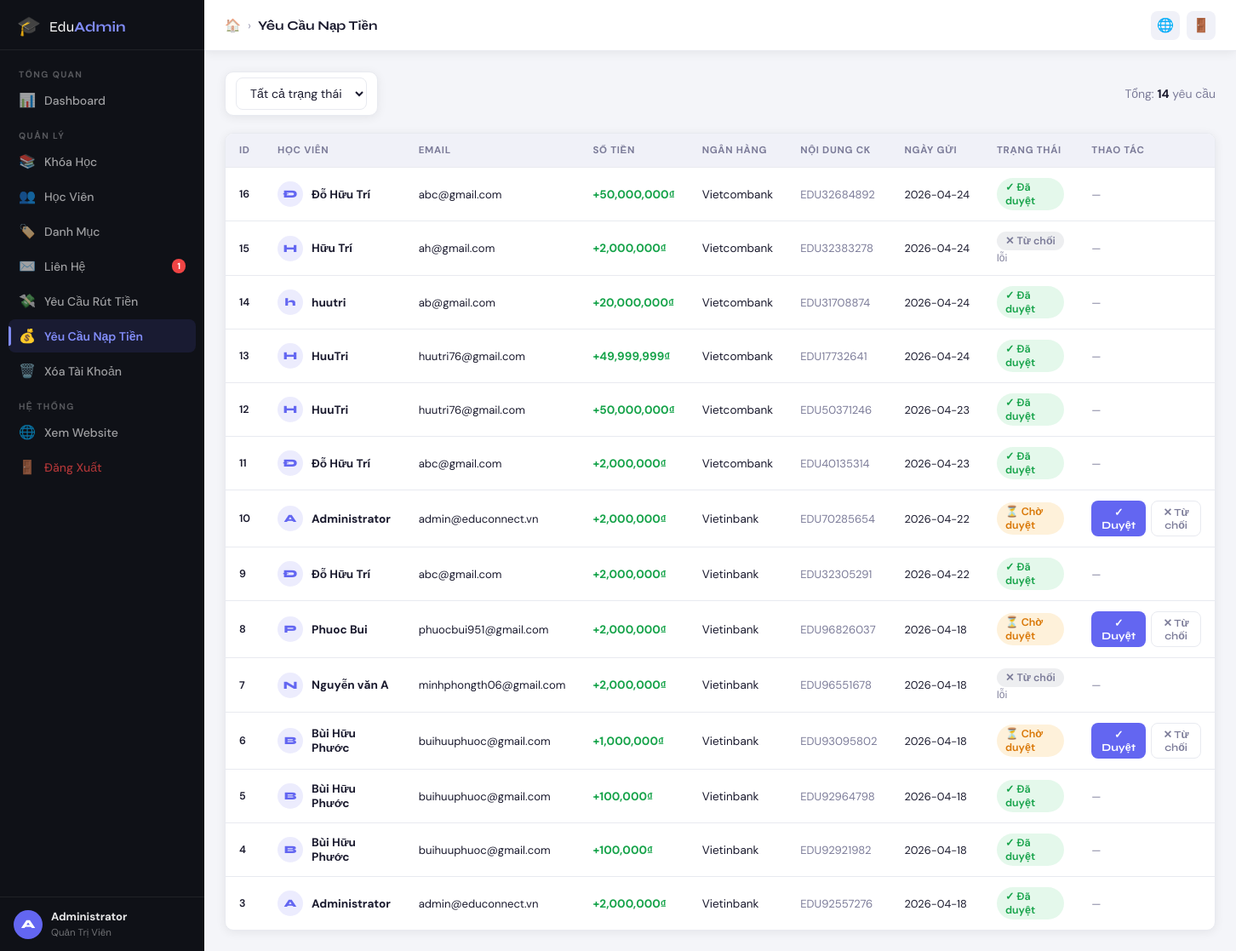
The page /admin/deposits (signed in) on the database its author committed.
### tables this page shows
CREATE TABLE users (
    id INTEGER PRIMARY KEY AUTOINCREMENT,
    name TEXT NOT NULL,
    email TEXT UNIQUE NOT NULL,
    password TEXT NOT NULL,
    avatar TEXT DEFAULT NULL,
    is_admin INTEGER DEFAULT 0,
    wallet_balance REAL DEFAULT 0,
    created_at DATETIME DEFAULT CURRENT_TIMESTAMP
, bank_name TEXT DEFAULT "", bank_account TEXT DEFAULT "", bank_holder TEXT DEFAULT "");

CREATE TABLE deposit_requests (
        id INTEGER PRIMARY KEY AUTOINCREMENT,
        user_id INTEGER NOT NULL,
        amount REAL NOT NULL,
        transfer_content TEXT DEFAULT "",
        bank_name TEXT DEFAULT "",
        status TEXT DEFAULT "pending",
        note TEXT DEFAULT "",
        created_at DATETIME DEFAULT CURRENT_TIMESTAMP,
        FOREIGN KEY(user_id) REFERENCES users(id)
    );

### app.py (the view)
@app.route('/admin/deposits')
@admin_required
def admin_deposits():
    page     = int(request.args.get('page', 1))
    per_page = 15
    conn     = get_db()
    conn.execute('''CREATE TABLE IF NOT EXISTS deposit_requests (
        id INTEGER PRIMARY KEY AUTOINCREMENT,
        user_id INTEGER NOT NULL,
        amount REAL NOT NULL,
        transfer_content TEXT DEFAULT "",
        bank_name TEXT DEFAULT "",
        status TEXT DEFAULT "pending",
        note TEXT DEFAULT "",
        created_at DATETIME DEFAULT CURRENT_TIMESTAMP,
        FOREIGN KEY(user_id) REFERENCES users(id)
    )''')
    conn.commit()
    status_filter = request.args.get('status', '')
    base = '''SELECT dp.*, u.name as user_name, u.email as user_email
              FROM deposit_requests dp JOIN users u ON dp.user_id=u.id WHERE 1=1'''
    params = []
    if status_filter:
        base += ' AND dp.status=?'; params.append(status_filter)
    total    = conn.execute(f'SELECT COUNT(*) FROM ({base})', params).fetchone()[0]
    deposits = conn.execute(base + ' ORDER BY dp.created_at DESC LIMIT ? OFFSET ?',
                            params + [per_page, (page-1)*per_page]).fetchall()
    conn.close()
    return render_template('admin/deposit.html', deposits=deposits, total=total,
                           page=page, total_pages=(total+per_page-1)//per_page,
                           status_filter=status_filter)

### app.py (called while the page is built, shortened)
def get_db():
    conn = sqlite3.connect(DB)
    conn.row_factory = sqlite3.Row
    return conn

def admin_required(f):
    @wraps(f)
    def decorated(*args, **kwargs):
        if 'user_id' not in session:
            return redirect(url_for('admin_login'))
        conn = get_db()
        user = conn.execute('SELECT is_admin FROM users WHERE id=?', (session['user_id'],)).fetchone()
        conn.close()
        if not user or not user['is_admin']:
            return redirect(url_for('admin_login'))
        return f(*args, **kwargs)
    return decorated

def get_current_user():
    if 'user_id' in session:
        conn = get_db()
        user = conn.execute('SELECT * FROM users WHERE id=?', (session['user_id'],)).fetchone()
        conn.close()
        return user
    return None

@app.context_processor
def inject_user():
    return {'current_user': get_current_user()}

@app.context_processor
def admin_helpers():
    def get_contact_count():
        try:
            conn = get_db()
            n = conn.execute('SELECT COUNT(*) FROM contacts').fetchone()[0]
            conn.close()
            return n
        except:
            return 0
    return {'get_contact_count': get_contact_count}

@app.context_processor
def teacher_application_notifications():
    if 'user_id' not in session:
        return {'header_app_update_count': 0}
    try:
        conn = get_db()
        ensure_teacher_recruitment_tables(conn)
        user = conn.execute('SELECT is_admin FROM users WHERE id=?', (session['user_id'],)).fetchone()
        if not user or user['is_admin']:
            conn.close()
            return {'header_app_update_count': 0}
    except Exception:
        return {'header_app_update_count': 0}

### templates/admin/deposit.html (shortened to what this page needs)
{% extends "admin/layout.html" %}
{% block page_title %}Yêu Cầu Nạp Tiền{% endblock %}
{% block content %}
<div class="admin-toolbar">
  <form method="GET" class="toolbar-search" style="gap:8px;">
    <select name="status" onchange="this.form.submit()" style="padding:8px 12px;border-radius:8px;border:1px solid var(--a-border);background:var(--a-card);color:var(--a-text);font-size:.88rem;">
      <option value="" {% if not status_filter %}selected{% endif %}>Tất cả trạng thái</option>
    </select>
  </form>
  <span class="toolbar-info">Tổng: <strong>{{ total }}</strong> yêu cầu</span>
</div>
<div class="dash-card">
  <div class="admin-table-wrap">
    <table class="admin-table">
      <thead>
        <tr>
          <th>ID</th>
          <th>Học Viên</th>
          <th>Email</th>
          <th>Số Tiền</th>
          <th>Ngân Hàng</th>
          <th>Nội Dung CK</th>
          <th>Ngày Gửi</th>
          <th>Trạng Thái</th>
          <th>Thao Tác</th>
        </tr>
      </thead>
      <tbody>
        {% for d in deposits %}
        <tr id="row-dep-{{ d.id }}">
          <td class="td-id">{{ d.id }}</td>
          <td>
            <div class="td-user">
              <div class="td-avatar">{{ d.user_name[0] }}</div>
              <strong>{{ d.user_name }}</strong>
            </div>
          </td>
          <td class="td-email">{{ d.user_email }}</td>
          <td style="font-weight:700;color:#16a34a;white-space:nowrap;">
            +{{ "{:,.0f}".format(d.amount) }}₫
          </td>
          <td>{{ d.bank_name or '—' }}</td>
          <td style="font-size:.82rem;max-width:180px;white-space:normal;color:var(--a-text-muted);">
            {{ d.transfer_content or '—' }}
          </td>
          <td class="td-date">{{ d.created_at[:10] if d.created_at else '—' }}</td>
          <td>
            {% if d.status == 'pending' %}
              <span class="badge-dep badge-dep-pending">⏳ Chờ duyệt</span>
            {% elif d.status == 'approved' %}
              <span class="badge-dep badge-dep-done">✓ Đã duyệt</span>
            {% elif d.status == 'rejected' %}
              <span class="badge-dep badge-dep-reject">✕ Từ chối</span>
              {% if d.note %}<br><small style="color:var(--a-text-muted);font-size:.75rem;">{{ d.note }}</small>{% endif %}
            {% endif %}
          </td>
          <td>
            {% if d.status == 'pending' %}
            <div class="td-actions" style="gap:6px;">
              <button class="btn-admin-primary btn-sm" onclick="approveDeposit({{ d.id }}, {{ d.amount }}, '{{ d.user_name|replace("'","\\'") }}')">✓ Duyệt</button>
              <button class="btn-admin-ghost btn-sm" onclick="rejectDeposit({{ d.id }})">✕ Từ chối</button>
            </div>
            {% else %}
              <span style="color:var(--a-text-muted);font-size:.8rem;">—</span>
            {% endif %}
          </td>
        </tr>
        {% else %}
        <tr><td colspan="9" class="td-empty">Không có yêu cầu nạp tiền nào.</td></tr>
        {% endfor %}
      </tbody>
    </table>
  </div>
</div>
{% endblock %}

### templates/admin/layout.html (shortened to what this page needs)
<!DOCTYPE html>
<html lang="vi">
<head>
  <link rel="stylesheet" href="{{ url_for('static', filename='css/admin.css') }}">
</head>
<body class="admin-body">
<aside class="admin-sidebar" id="admin-sidebar">
  <div class="sidebar-brand">
    <span class="brand-icon">🎓</span>
    <span class="brand-text">Edu<strong>Admin</strong></span>
  </div>
  <nav class="sidebar-nav">
    <div class="nav-group">
      <span class="nav-group-label">Tổng Quan</span>
      <a href="{{ url_for('admin_dashboard') }}" class="sidebar-link {% if request.endpoint=='admin_dashboard' %}active{% endif %}">
        <span class="sl-icon">📊</span> Dashboard
      </a>
    </div>
    <div class="nav-group">
      <span class="nav-group-label">Quản Lý</span>
      <a href="{{ url_for('admin_courses') }}" class="sidebar-link {% if request.endpoint=='admin_courses' %}active{% endif %}">
        <span class="sl-icon">📚</span> Khóa Học
      </a>
      <a href="{{ url_for('admin_users') }}" class="sidebar-link {% if request.endpoint=='admin_users' %}active{% endif %}">
        <span class="sl-icon">👥</span> Học Viên
      </a>
      <a href="{{ url_for('admin_categories') }}" class="sidebar-link {% if request.endpoint=='admin_categories' %}active{% endif %}">
        <span class="sl-icon">🏷️</span> Danh Mục
      </a>
      <a href="{{ url_for('admin_contacts') }}" class="sidebar-link {% if request.endpoint=='admin_contacts' %}active{% endif %}">
        <span class="sl-icon">✉️</span> Liên Hệ
        {% set cnt = get_contact_count() %}
        {% if cnt > 0 %}<span class="badge-nav">{{ cnt }}</span>{% endif %}
      </a>
      <a href="{{ url_for('admin_withdrawals') }}" class="sidebar-link {% if request.endpoint=='admin_withdrawals' %}active{% endif %}">
        <span class="sl-icon">💸</span> Yêu Cầu Rút Tiền
      </a>
      <a href="{{ url_for('admin_deposits') }}" class="sidebar-link {% if request.endpoint=='admin_deposits' %}active{% endif %}">
        <span class="sl-icon">💰</span> Yêu Cầu Nạp Tiền
      </a>
      <a href="{{ url_for('admin_delete_requests') }}" class="sidebar-link {% if request.endpoint=='admin_delete_requests' %}active{% endif %}">
        <span class="sl-icon">🗑️</span> Xóa Tài Khoản
      </a>
    </div>
    <div class="nav-group">
      <span class="nav-group-label">Hệ Thống</span>
      <a href="{{ url_for('trang_chu') }}" target="_blank" class="sidebar-link">
        <span class="sl-icon">🌐</span> Xem Website
      </a>
      <a href="{{ url_for('admin_logout') }}" class="sidebar-link sidebar-logout">
        <span class="sl-icon">🚪</span> Đăng Xuất
      </a>
    </div>
  </nav>
  <div class="sidebar-user">
    <div class="su-avatar">{{ session.get('user_name','A')[0] }}</div>
    <div class="su-info">
      <strong>{{ session.get('user_name','Admin') }}</strong>
      <span>Quản Trị Viên</span>
    </div>
  </div>
</aside>
<div class="admin-main" id="admin-main">
  <header class="admin-topbar">
    <div class="topbar-breadcrumb">
      <a href="{{ url_for('admin_dashboard') }}" class="breadcrumb-home">🏠</a>
      <span class="breadcrumb-sep">›</span>
      <span class="topbar-title">{% block page_title %}Dashboard{% endblock %}</span>
    </div>
    <div class="topbar-actions">
      <a href="{{ url_for('trang_chu') }}" target="_blank" class="topbar-btn" title="Xem website">🌐</a>
      <a href="{{ url_for('admin_logout') }}" class="topbar-btn topbar-logout" title="Đăng xuất">🚪</a>
    </div>
  </header>
  <div class="admin-content">
    {% block content %}{% endblock %}
  </div>
</div>
</body>
</html>

### templates/admin/deposit.html (style rules this page uses)
.badge-dep { display:inline-block; padding:3px 10px; border-radius:20px; font-size:.78rem; font-weight:600; }
.badge-dep-pending { background:rgba(245,158,11,.15); color:#d97706; }
.badge-dep-done { background:rgba(34,197,94,.12); color:#16a34a; }
.badge-dep-reject { background:rgba(107,114,128,.12); color:var(--a-text-muted); }
.btn-sm { padding:5px 12px !important; font-size:.78rem !important; }

### rows shown on the page
users: get "Administrator"
deposit_requests: id "16", name "Đ", user_name "Đỗ Hữu Trí", user_email "abc@gmail.com", amount "50,000,000", bank_name "Vietcombank", transfer_content "EDU32684892", created_at "2026-04-24", status "✓ Đã duyệt"
deposit_requests: id "15", name "H", user_name "Hữu Trí", user_email "ah@gmail.com", amount "2,000,000", bank_name "Vietcombank", transfer_content "EDU32383278", created_at "2026-04-24", note "lỗi"
deposit_requests: id "14", name "h", user_name "huutri", user_email "ab@gmail.com", amount "20,000,000", bank_name "Vietcombank", transfer_content "EDU31708874", created_at "2026-04-24", status "✓ Đã duyệt"
deposit_requests: id "13", name "H", user_name "HuuTri", user_email "huutri76@gmail.com", amount "49,999,999", bank_name "Vietcombank", transfer_content "EDU17732641", created_at "2026-04-24", status "✓ Đã duyệt"
deposit_requests: id "12", name "H", user_name "HuuTri", user_email "huutri76@gmail.com", amount "50,000,000", bank_name "Vietcombank", transfer_content "EDU50371246", created_at "2026-04-23", status "✓ Đã duyệt"
deposit_requests: id "11", name "Đ", user_name "Đỗ Hữu Trí", user_email "abc@gmail.com", amount "2,000,000", bank_name "Vietcombank", transfer_content "EDU40135314", created_at "2026-04-23", status "✓ Đã duyệt"
deposit_requests: id "10", name "A", user_name "Administrator", user_email "admin@educonnect.vn", amount "2,000,000", bank_name "Vietinbank", transfer_content "EDU70285654", created_at "2026-04-22", status "⏳ Chờ duyệt"
deposit_requests: id "9", name "Đ", user_name "Đỗ Hữu Trí", user_email "abc@gmail.com", amount "2,000,000", bank_name "Vietinbank", transfer_content "EDU32305291", created_at "2026-04-22", status "✓ Đã duyệt"
deposit_requests: id "8", name "P", user_name "Phuoc Bui", user_email "phuocbui951@gmail.com", amount "2,000,000", bank_name "Vietinbank", transfer_content "EDU96826037", created_at "2026-04-18", status "⏳ Chờ duyệt"
deposit_requests: id "7", name "N", user_name "Nguyễn văn A", user_email "minhphongth06@gmail.com", amount "2,000,000", bank_name "Vietinbank", transfer_content "EDU96551678", created_at "2026-04-18", note "lỗi"
deposit_requests: id "6", name "B", user_name "Bùi Hữu Phước", user_email "buihuuphuoc@gmail.com", amount "1,000,000", bank_name "Vietinbank", transfer_content "EDU93095802", created_at "2026-04-18", status "⏳ Chờ duyệt"
deposit_requests: id "5", name "B", user_name "Bùi Hữu Phước", user_email "buihuuphuoc@gmail.com", amount "100,000", bank_name "Vietinbank", transfer_content "EDU92964798", created_at "2026-04-18", status "✓ Đã duyệt"
deposit_requests: id "4", name "B", user_name "Bùi Hữu Phước", user_email "buihuuphuoc@gmail.com", amount "100,000", bank_name "Vietinbank", transfer_content "EDU92921982", created_at "2026-04-18", status "✓ Đã duyệt"
deposit_requests: id "3", name "A", user_name "Administrator", user_email "admin@educonnect.vn", amount "2,000,000", bank_name "Vietinbank", transfer_content "EDU92557276", created_at "2026-04-18", status "✓ Đã duyệt"

### other values the page prints
{{ cnt }} "1"
{{ session.get('user_name','A')[0] }} "A"
{{ total }} "14"
